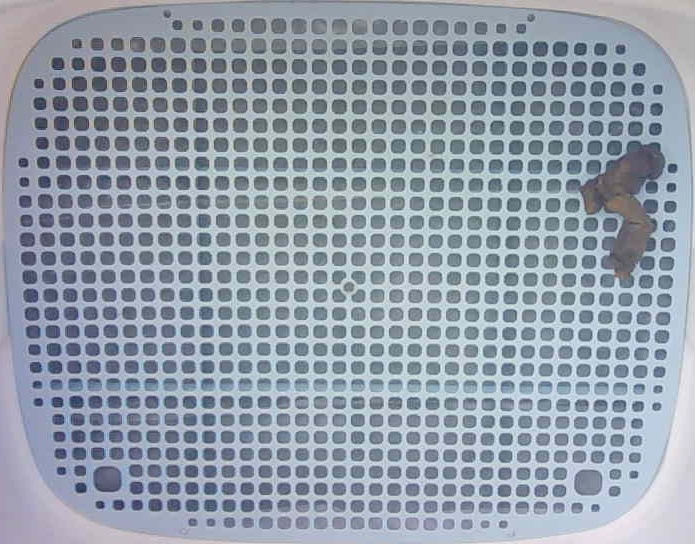
#> input picture img/base.jpg, 695 x 544 px
$ python temp.py
#> lines starting #> are read from the running program, lines starting #| are printed output that depends on the picture; after the words box and inside, x2 and y2 are one past the last pixel; in counts of white or black regions, pixels touching at a corner belong together
import time
import cv2
import numpy as np
from matplotlib import pyplot as plt

img = cv2.imread('./img/base.jpg')
#> img is the input picture: shape (544, 695, 3); mean B, G, R 170.4, 157.8, 147.1
# 行 列 通道
print(img.shape, img.size)
#| (544, 695, 3) 1134240
cv2.imshow('img', img)


# bgr通道
def show_bgr(img):
    b, g, r = cv2.split(img)
    cv2.imshow('b', b)
    cv2.imshow('g', g)
    cv2.imshow('r', r)


# hsv
def show_hsv(img):
    hsv = cv2.cvtColor(img, cv2.COLOR_BGR2HSV)
    cv2.imshow('hsv', hsv)


def show_subtract(img):
    img2 = cv2.imread('./img/20221125082901.jpg')
    img3 = cv2.subtract(img2, img)
    cv2.imshow('img3', img3)
    gray = cv2.cvtColor(img3, cv2.COLOR_BGR2GRAY)
    cv2.imshow('gray', gray)


def show_blur(img):
    # 均值滤波
    img_mean = cv2.blur(img, (5, 5))
    cv2.imshow('img_mean', img_mean)
    # 高斯滤波
    img_Guassian = cv2.GaussianBlur(img, (5, 5), 0)
    cv2.imshow('img_Guassian', img_Guassian)
    # 中值滤波
    img_median = cv2.medianBlur(img, 5)
    cv2.imshow('img_median', img_median)
    # 双边滤波
    img_bilater = cv2.bilateralFilter(img, 9, 75, 75)
    cv2.imshow('img_bilater', img_bilater)


#blur = cv2.GaussianBlur(img, (3, 3), 0)
#cv2.imshow('blur', blur)
# show_hsv(blur)

hsv = cv2.cvtColor(img, cv2.COLOR_BGR2HSV)
#> hsv: shape (544, 695, 3); mean H, S, V 106.1, 38, 170.7

while True:
    lower = np.array([0, 0, 80])
    upper = np.array([180, 30, 120])

    # set the lower and upper bounds for the green hue
    # lower = np.array([30, 0, 180])
    # upper = np.array([90, 10, 200])

    # create a mask for colour using inRange function
    mask = cv2.inRange(hsv, lower, upper)
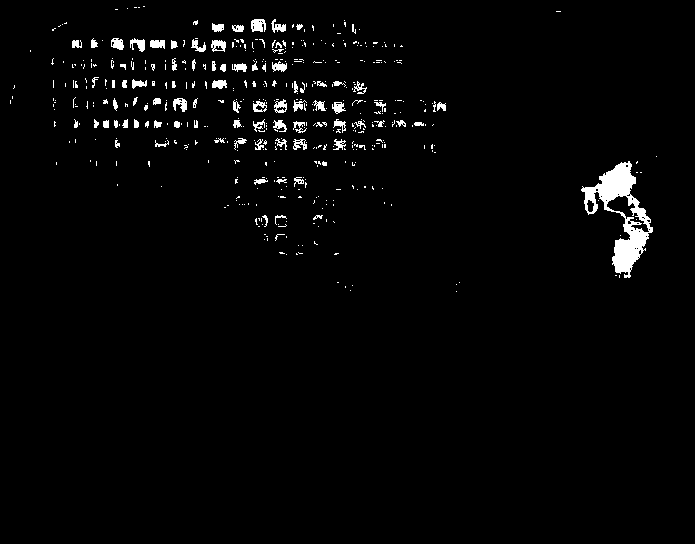
#> mask: shape (544, 695); 2.3% white; 482 white regions (398 under 20 px), largest, box (x1, y1, x2, y2) and area: (581, 161, 653, 278) 2809, (251, 19, 266, 32) 157, (173, 98, 187, 112) 123

    # perform bitwise and on the original image arrays using the mask
    res = cv2.bitwise_and(img, img, mask=mask)
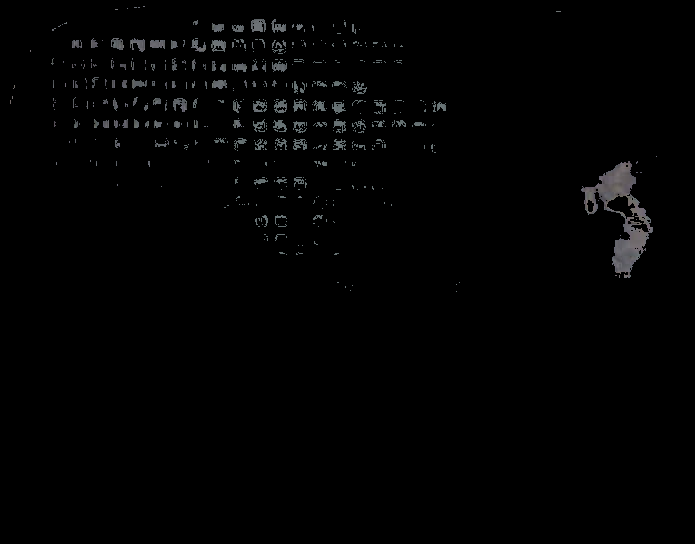
#> res: shape (544, 695, 3); mean B, G, R 2.5, 2.4, 2.4

    # display the images
    cv2.imshow("hsv", hsv)
    cv2.imshow("mask", mask)
    cv2.imshow("res", res)

    k = cv2.waitKey(33)
#> (key Esc is pressed here)
    if k == 27:  # Esc key to stop
        break

cv2.destroyAllWindows()

'''

color = ('b', 'g', 'r')
for i, col in enumerate(color):
    histr = cv2.calcHist([img], [i], None, [256], [0, 256])
    plt.plot(histr, color=col)
    plt.xlim([0, 256])
plt.show()


gray = cv2.GaussianBlur(crop, (5, 5), 0)
edges = cv2.Canny(gray, 70, 210)
cv2.imshow("edged", edges)

'''
base = cv2.imread('base.jpeg')
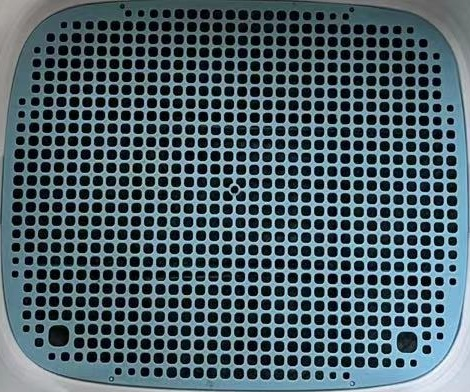
#> input picture img/base.jpeg, 470 x 392 px, found by its file name
#> base is the input picture: shape (392, 470, 3); mean B, G, R 104.4, 95.8, 77.2
base_gray = cv2.GaussianBlur(base, (5, 5), 0)
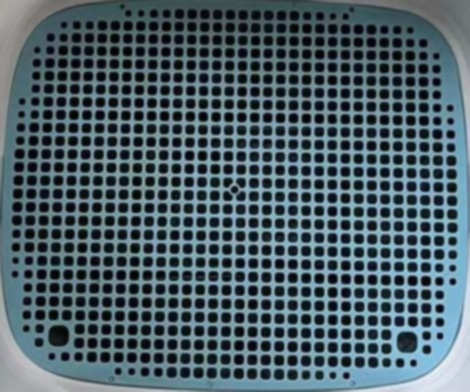
#> base_gray: shape (392, 470, 3); mean B, G, R 104.3, 95.8, 77.2
base_edges = cv2.Canny(base_gray, 70, 210)
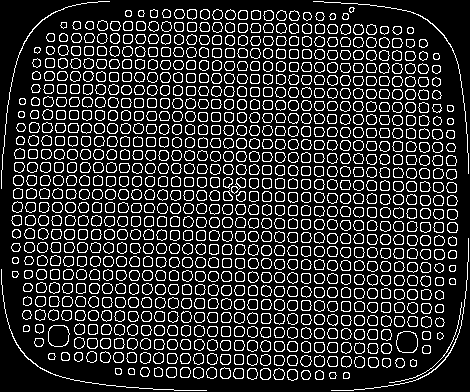
#> base_edges: shape (392, 470); 17.8% white in thin lines or dots
cv2.imshow("base", base_edges)
#> (the run stopped early here; a loop or call above may not have finished)
